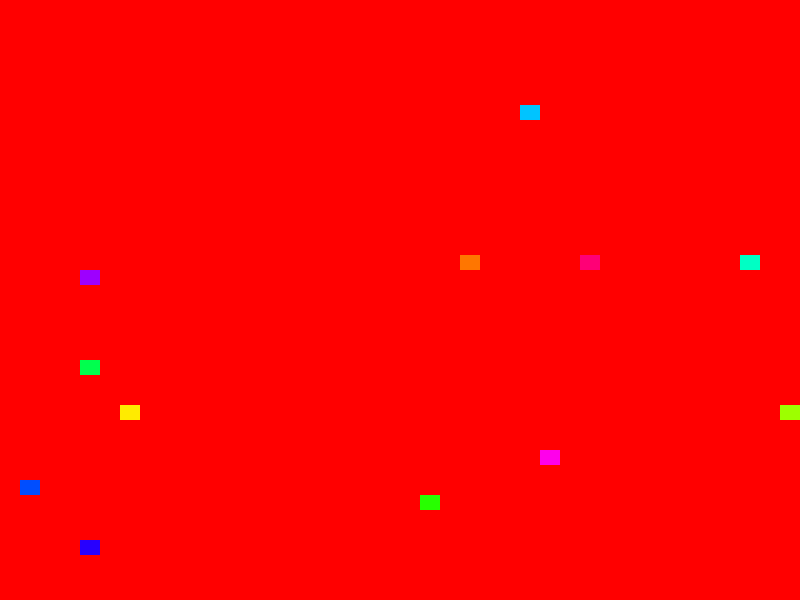

This figure's R source:
n <-  40
zona <- matrix(rep(0, n * n), nrow = n, ncol = n)
k <- 12
for (semilla in 1:k) {
  while (TRUE) { # hasta que hallamos una posicion vacia para la semilla
    fila <- sample(1:n, 1)
    columna <- sample(1:n, 1)
    if (zona[fila, columna] == 0) {
      zona[fila, columna] = semilla
      break
    }
  }
}
png("p4s.png")
par(mar = c(0,0,0,0)) # sin margen
# truco tomado de https://www.r-bloggers.com/creating-an-image-of-a-matrix-in-r-using-image/
rotate <- function(x) t(apply(x, 2, rev))
# para opciones de colores, ver https://www.r-bloggers.com/color-palettes-in-r/
image(rotate(zona), col=rainbow(k+1), xaxt='n', yaxt='n')
graphics.off()